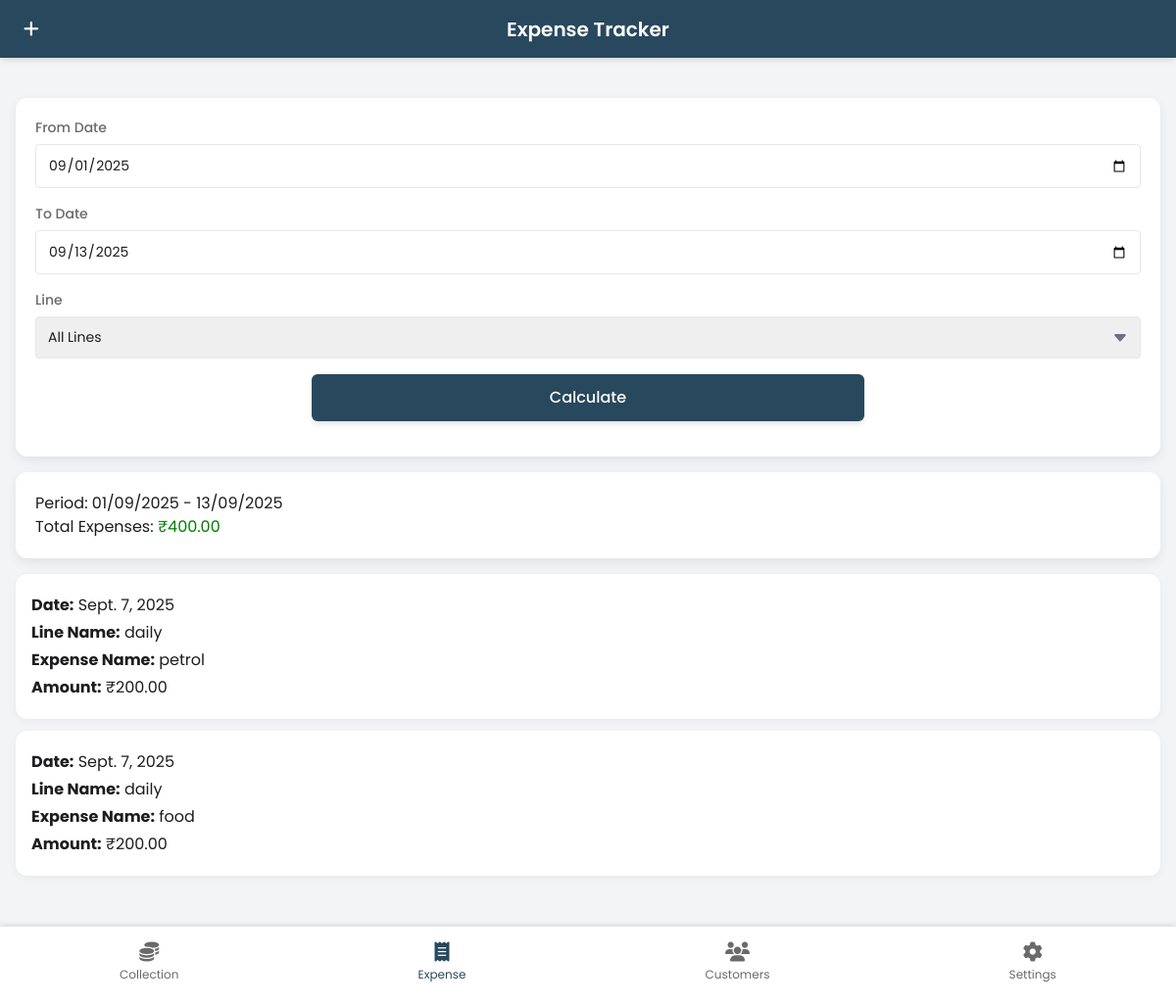
The app's page /expense_list/ (signed in) with its own data.
### apis/models.py (models this page shows, shortened)
class Expense(models.Model):
    line = models.ForeignKey(
        'Line',  # Link to the Line model
        on_delete=models.SET_NULL,
        null=True,
        blank=True,
        related_name='expenses'
    )
    name = models.CharField(max_length=100)
    amount = models.DecimalField(max_digits=10, decimal_places=2)
    date = models.DateField()
    comments = models.TextField(blank=True)
    created_by = models.ForeignKey(
        User, on_delete=models.SET_NULL, null=True, related_name='created_expenses'
    )

class Line(models.Model):
    LINE_TYPES = [
        ('Daily', 'Daily'),
        ('Weekly', 'Weekly'),
        ('Monthly', 'Monthly'),
    ]
    line_name = models.CharField(max_length=100, null=True, blank=True)
    line_type = models.CharField(max_length=20, choices=LINE_TYPES)
    interest_per_hundred = models.DecimalField(max_digits=10, decimal_places=2)
    bill_amt_per_100 = models.DecimalField(max_digits=10, decimal_places=2, null=True, blank=True)
    num_of_installments = models.PositiveIntegerField()
    bad_loan_days = models.PositiveIntegerField()
    created_by = models.ForeignKey(
        User, on_delete=models.SET_NULL, null=True, related_name='created_lines'
    )
    created_at = models.DateTimeField(default=timezone.now)
    class Meta:
        ordering = ['-created_at']

### apis/views.py (the view)
# urls.py: path('expense_list/', views.expense_list, name='expense_list'),
@login_required
def expense_list(request):
    user = request.user  # currently logged-in user
    from_date = request.GET.get('from_date', '')
    to_date = request.GET.get('to_date', '')
    line = request.GET.get('line', 'all')
    today = datetime.today().date()
    first_day = today.replace(day=1)
    from_date_obj, to_date_obj = first_day, today
    try:
        if from_date:
            try:
                from_date_obj = datetime.strptime(from_date, '%Y-%m-%d').date()
            except ValueError:
                messages.error(request, "❌ Invalid 'From Date'. Please use YYYY-MM-DD format.")
                from_date_obj = first_day
        else:
            from_date = first_day.strftime('%Y-%m-%d')
        if to_date:
            try:
                to_date_obj = datetime.strptime(to_date, '%Y-%m-%d').date()
            except ValueError:
                messages.error(request, "❌ Invalid 'To Date'. Please use YYYY-MM-DD format.")
                to_date_obj = today
        else:
            to_date = today.strftime('%Y-%m-%d')
        expenses = Expense.objects.filter(created_by=user, date__range=(from_date_obj, to_date_obj))
        if line != 'all':
            if Line.objects.filter(id=line, created_by=user).exists():
                expenses = expenses.filter(line_id=line)
            else:
                messages.error(request, "❌ The selected line is invalid or does not belong to you.")
                line = 'all'
        total = sum(expense.amount for expense in expenses)
        lines = Line.objects.filter(created_by=user)
        context = {
            'from_date': from_date_obj.strftime('%Y-%m-%d'),
            'to_date': to_date_obj.strftime('%Y-%m-%d'),
            'line': line,
            'lines': lines,
            'period_display': f"{from_date_obj.strftime('%d/%m/%Y')} - {to_date_obj.strftime('%d/%m/%Y')}",
            'total': total,
            'expenses': expenses,
        }
        return render(request, 'core/Expense.html', context)
    except Exception as e:
        print(f"Expense List Error: {e}")  # Debugging log
        messages.error(request, "🚨 Something went wrong while loading expenses. Please try again.")
        return render(request, 'core/Expense.html', {
            'from_date': first_day.strftime('%Y-%m-%d'),
            'to_date': today.strftime('%Y-%m-%d'),
            'line': 'all',
            'lines': Line.objects.filter(created_by=user),
            'period_display': f"{first_day.strftime('%d/%m/%Y')} - {today.strftime('%d/%m/%Y')}",
            'total': 0,
            'expenses': [],
        })

### apis/templates/core/Expense.html (shortened to what this page needs)
{% extends "core/base.html" %}
{% block extra_head %}
<header class="header">
  <div class="header-title">Expense Tracker</div>
  <div class="header-actions">
    <a href="{% url 'add_expense' %}" title="Add Expense">
      <i class="fas fa-plus"></i>
    </a>
  </div>
</header>
<main class="main-content">
  <div class="filter-box">
    <div class="form-group">
      <label class="form-label">From Date</label>
      <input type="date" class="form-input" id="from-date" value="{{ from_date }}">
    </div>
    <div class="form-group">
      <label class="form-label">To Date</label>
      <input type="date" class="form-input" id="to-date" value="{{ to_date }}">
    </div>
    <div class="form-group">
      <label class="form-label">Line</label>
      <select class="form-select" id="line">
        <option value="all" {% if line == 'all' %}selected{% endif %}>All Lines</option>
      </select>
    </div>
    <div class="form-group btn-container">
      <div class="btn" id="calculate-btn">Calculate</div>
    </div>
  </div>
  <div class="result-box" id="result-box">
    <p>Period: {{ period_display }}</p>
    <p>Total Expenses: <span style="color:green;">₹{{ total|floatformat:2 }}</span></p>
  </div>
  <div id="expense-container">
    {% for expense in expenses %}
    <div class="expense-card">
      <p><strong>Date:</strong> {{ expense.date }}</p>
      <p><strong>Line Name:</strong> {{ expense.line.line_name }}</p>
      <p><strong>Expense Name:</strong> {{ expense.name }}</p>
      <p><strong>Amount:</strong> ₹{{ expense.amount|floatformat:2 }}</p>
    </div>
    {% empty %}
    <div class="expense-empty">No expenses found for the selected period</div>
    {% endfor %}
  </div>
</main>
<nav class="nav">
  <div class="nav-items">
    <a href="{% url 'collection' %}" class="nav-item">
      <i class="fas fa-coins"></i>
      <span>Collection</span>
    </a>
    <a href="{% url 'expense_list' %}" class="nav-item active">
      <i class="fas fa-receipt"></i>
      <span>Expense</span>
    </a>
    <a href="{% url 'add_customer' %}" class="nav-item">
      <i class="fas fa-users"></i>
      <span>Customers</span>
    </a>
    <a href="{% url 'settings' %}" class="nav-item">
      <i class="fas fa-cog"></i>
      <span>Settings</span>
    </a>
  </div>
</nav>
{% endblock %}

### apis/templates/core/base.html (style rules this page uses)
:root { --primary: #28485d; --primary-light: #d45d30; --secondary: #c23000; --text: #1d1d1f; --text-light: #6a6a6a; --border: #e5e7eb; --success: #10b981; --error: #ef4444; }
body { font-family: 'Poppins', sans-serif; background-color: #f3f4f6; color: var(--text); -webkit-tap-highlight-color: transparent; min-height: 100vh; display: flex; flex-direction: column; }

### apis/templates/core/Expense.html (style rules this page uses)
body { background-color: #f3f4f6; }
.header { position: fixed; top: 0; left: 0; right: 0; z-index: 50; display: flex; justify-content: space-between; align-items: center; padding: 16px 20px; background-color: var(--primary); color: white; box-shadow: 0 4px 6px -1px rgba(0, 0, 0, 0.1); }
.header-title { font-size: 20px; font-weight: 600; position: absolute; left: 50%; transform: translateX(-50%); text-align: center; }
.header-actions a { color: white; font-size: 18px; padding: 4px; transition: transform 0.2s; }
.main-content { padding: 20px 16px; width: 100%; margin: 0 auto; margin-top: 80px; margin-bottom: 100px; display: flex; flex-direction: column; gap: 16px; }
.filter-box, .result-box { background: white; border-radius: 12px; box-shadow: 0 4px 12px rgba(0, 0, 0, 0.08); padding: 20px; }
.form-group { margin-bottom: 16px; }
.form-label { display: block; font-size: 14px; font-weight: 500; margin-bottom: 6px; color: var(--text-light); }
.form-input, .form-select { width: 100%; padding: 10px 12px; border: 1px solid var(--border); border-radius: 4px; font-size: 14px; transition: border-color 0.2s ease, box-shadow 0.2s ease; }
.form-select { appearance: none; background-repeat: no-repeat; background-position: right 12px center; background-size: 16px; }
.btn-container { text-align: center; }
.btn { display: inline-block; padding: 12px 20px; background-color: var(--primary); color: white; border-radius: 6px; font-weight: 500; cursor: pointer; text-align: center; transition: transform 0.2s, background-color 0.2s; border: none; box-shadow: 0 4px 6px -1px rgba(0, 0, 0, 0.1), 0 2px 4px -2px rgba(0, 0, 0, 0.06); width: 50%; }
.expense-card { background: white; border-radius: 12px; box-shadow: 0 2px 8px rgba(0, 0, 0, 0.05); padding: 16px; margin-bottom: 12px; }
.expense-card p { margin: 4px 0; }
.nav { position: fixed; bottom: 0; left: 0; right: 0; background-color: white; padding: 12px 0; z-index: 40; box-shadow: 0 -2px 5px rgba(0,0,0,0.1); height: 80px; }
.nav-items { display: flex; justify-content: space-around; }
.nav-item { display: flex; flex-direction: column; align-items: center; color: var(--text-light); font-size: 12px; padding: 4px 12px; }
.nav-item i { font-size: 20px; margin-bottom: 4px; }
.nav-item.active { color: var(--primary); }

### records on screen
Expense: date "Sept. 7, 2025", line.line_name "daily", name "petrol", amount "200.00"
Expense: date "Sept. 7, 2025", line.line_name "daily", name "food", amount "200.00"

### other values on screen
{{ period_display }} "01/09/2025 - 13/09/2025"
{{ total|floatformat:2 }} "400.00"
